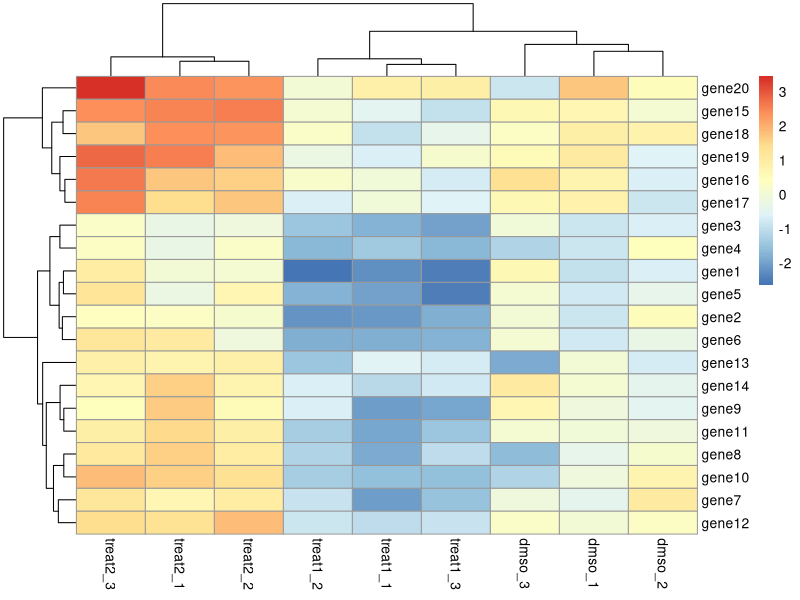
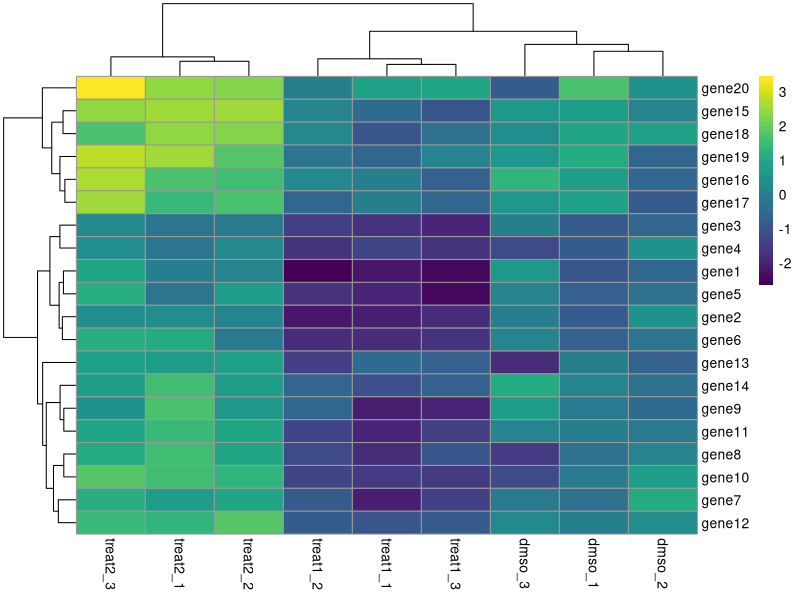
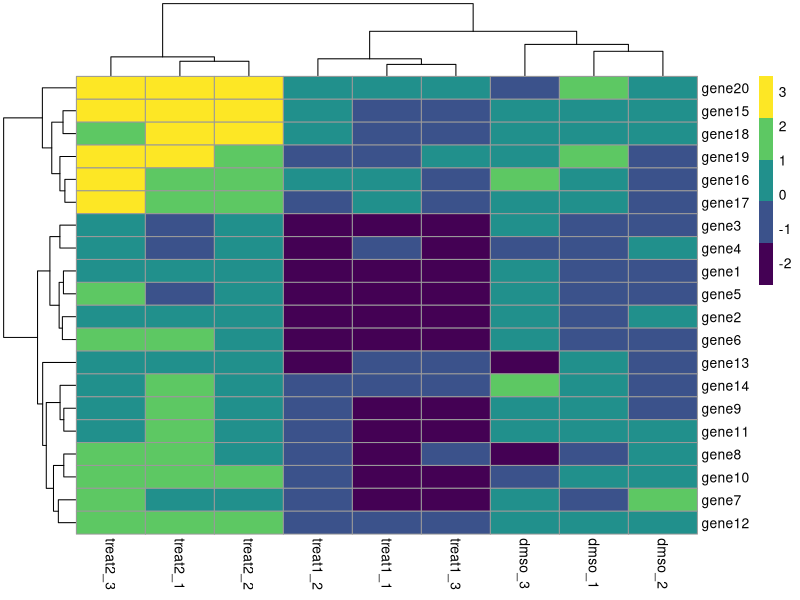
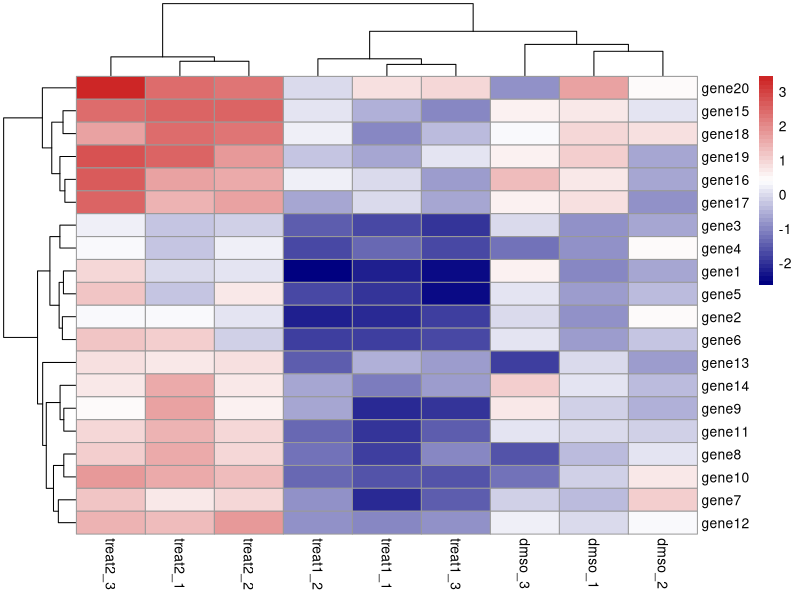
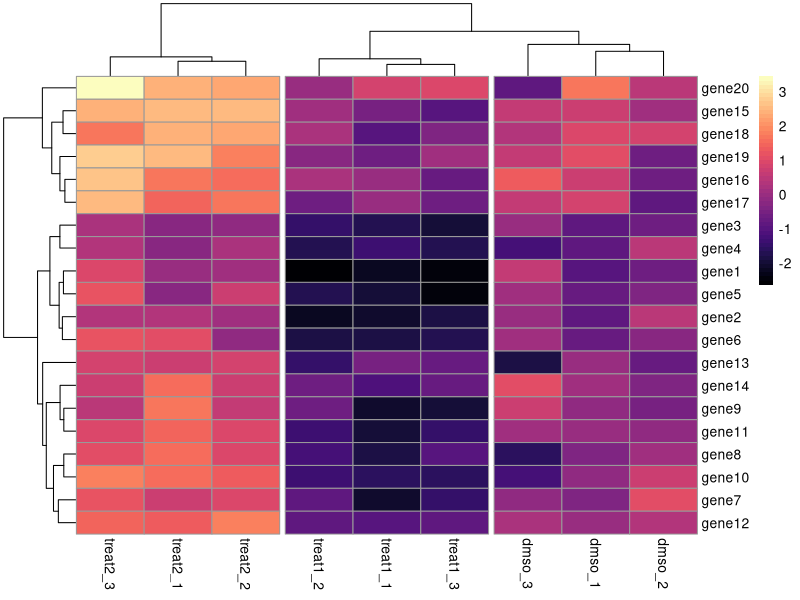
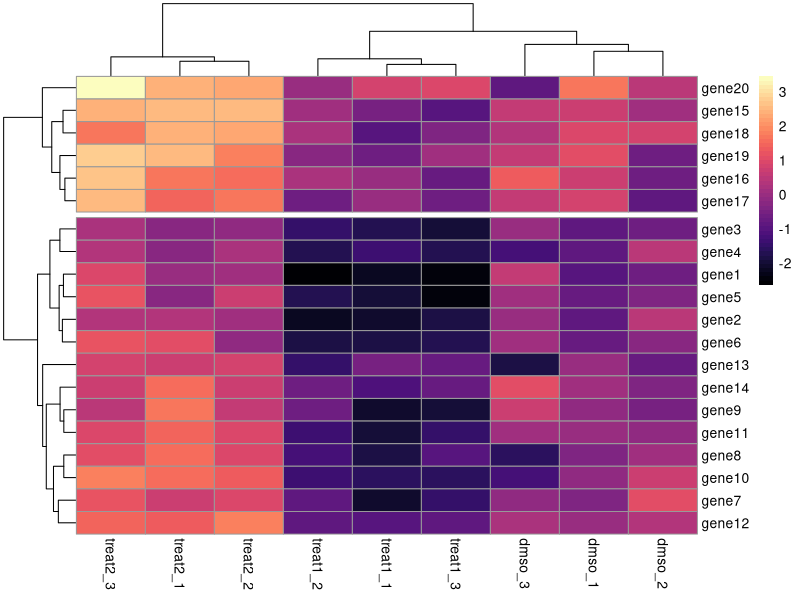
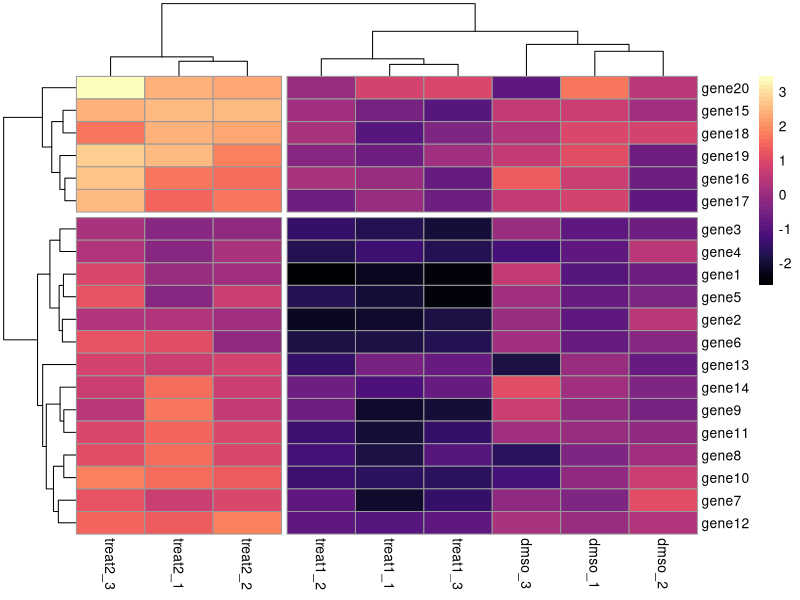
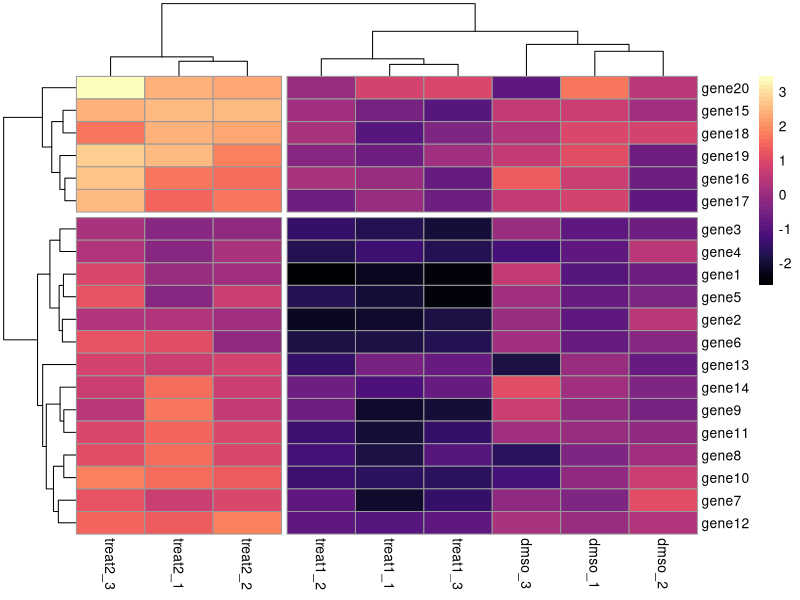

These charts were generated, in order, by the following R code:
## ---- chunk 1
# load libraries
library(tidyverse)
library(conflicted)
library(viridis)
library(magrittr)
library(cowplot)
library(pheatmap)

# configure knit settings
knitr::opts_chunk$set(echo = TRUE, fig.width = 6, fig.height = 4)

# resolve package conflicts
filter <- dplyr::filter
select <- dplyr::select
## ---- chunk 2
#install.packages('pheatmap')
## ---- chunk 3
data_base <- read.table('heatmap_tbl.tsv', header = TRUE)
data <- read_tsv('heatmap_tbl.tsv')

### if you want to know what structure (type of table) your data is in use class()
class(data_base)
class(data)
class(c(1:10))
typeof(data_base)
typeof(data)
## ---- chunk 4
### look at the data and make sure it's totally numeric
data
## ---- chunk 5
data %>%
# tibbles don't allow rownames, so you have to convert to a dataframe first
  as.data.frame() %>%
# convert the gene column to rownames
  column_to_rownames('gene') %>%
# plot the heatmap
  pheatmap(.)
## ---- chunk 6
data %>%
  as.data.frame() %>%
  column_to_rownames('gene') -> data_mat
## ---- chunk 7
### use an existing color palette like viridis
pheatmap(data_mat, color = viridis(50))

### changing the number after the palette changes how many colors/breaks there are in the scale
pheatmap(data_mat, color = viridis(5))

### pick colors for high, medium, low
# colorRampPalette takes a list of colors and makes them into a continuous palette
pheatmap(data_mat, color = colorRampPalette(c("navy", "white", "firebrick3"))(50))
## ---- chunk 8
### cut by columns
pheatmap(data_mat, color = magma(50), cutree_cols = 3)

### cut by rows
pheatmap(data_mat, color = magma(50), cutree_rows = 2)

### both
pheatmap(data_mat, color = magma(50), cutree_cols = 2, cutree_rows = 2)
## ---- chunk 9
# do the heatmap and save it as an object
pheatmap(data_mat, color = magma(50), cutree_cols = 2, cutree_rows = 2) -> pheat_obj
class(pheat_obj)

# subset out the original row numbers from the heatmap object
pheat_obj$tree_row$order[1:6] -> row_filt

# mutate the table to add row numbers and filter by the row numbers you subsetted from the heatmap
data_mat %>% mutate(row_num = 1:nrow(.)) %>% filter(row_num %in% row_filt)

### NOTE: probably the kmeans method later in the document is better
## ---- chunk 10
# make a data frame with columns listing what you want to annotate
data.frame(treat_type = c(rep('DMSO', 3), rep('treat1', 3), rep('treat2', 3)), 
# make the row names of the table the same as the column names
           row.names = colnames(data_mat)) -> col_anno
## ---- chunk 11
pheatmap(data_mat, color = magma(50), annotation_col = col_anno)
## ---- chunk 12
anno_colors <- list(treat_type = c(DMSO = 'cornsilk3', 
                                   treat1 = 'orange2', 
                                   treat2 = 'midnightblue'))
## ---- chunk 13
pheatmap(data_mat, 
         color = viridis(50), 
         annotation_col = col_anno, 
         annotation_colors = anno_colors)
## ---- chunk 14
pheatmap(data_mat, 
         color = viridis(10),
         cutree_rows = 2,
         cutree_cols = 2,
         annotation_col = col_anno, 
         annotation_colors = anno_colors)
## ---- chunk 15
### default
pheatmap(data_mat, clustering_distance_rows = 'euclidean')

### correlation
pheatmap(data_mat, clustering_distance_rows = 'correlation')

### or any other option from dist(), like manhattan
pheatmap(data_mat, clustering_distance_rows = 'manhattan')
## ---- chunk 16
### default
pheatmap(data_mat, clustering_method = 'complete')

### different populat method
pheatmap(data_mat, clustering_method = 'ward.D2')

### third option; see hclust() documentation for complete list
pheatmap(data_mat, clustering_method = 'average')
## ---- chunk 17
pheatmap(data_mat, cluster_rows = FALSE)
## ---- chunk 18
pheatmap(data_mat, kmeans_k = 3)
## ---- chunk 19
# run the heatmap and save it as an object
pheatmap(data_mat, kmeans_k = 3) -> pheat_kmeans

### get cluster assignments for genes; PROBABLY WANT TO GET YOUR GENES THIS WAY
# subset out the list of genes with their cluster assignments
pheat_kmeans$kmeans$cluster %>% as_tibble()
## ---- chunk 20
### default is no scaling
pheatmap(data_mat, scale = 'none')

### scale rows
pheatmap(data_mat, scale = 'row')

### scale columns
pheatmap(data_mat, scale = 'column')
## ---- chunk 21
# save a copy of our data to a second object
data_mat2 <- data_mat

# add 10 to some of the genes to make the scale wildly bigger
data_mat2[c(1,3,6),] <- data_mat[c(1,3,6),] + 100

### compare heatmaps
# original for comparisons
pheatmap(data_mat)
# the really high genes in the new heatmap warp the scale
pheatmap(data_mat2)
# scaling by row fixes the probleme
pheatmap(data_mat2, scale = 'row')

# if you set the distances to correlation, there's no difference in the clustering even though the magnitudes are different
pheatmap(data_mat, clustering_distance_rows = 'correlation')
pheatmap(data_mat2, clustering_distance_rows = 'correlation')
## ---- chunk 22
data %>% gather(sample, expression, 2:10) %>% 
  ggplot(aes(x = sample, y = gene, fill = expression)) + 
    geom_tile() +
    scale_fill_viridis() +
    theme(axis.text.x = element_text(angle = 45, vjust = 0.6))
## ---- chunk 23
pheatmap(data_mat,
         annotation_col = col_anno,
         annotation_colors = anno_colors,
         cutree_rows = 2, 
         cutree_cols = 3)
## ---- chunk 24
pheatmap(data_mat, 
         color = viridis(50), 
         scale = 'column',
         annotation_col = col_anno,
         annotation_colors = anno_colors,
         clustering_distance_rows = 'euclidean',
         clustering_distance_cols = 'canberra',
         cutree_rows = 3)
